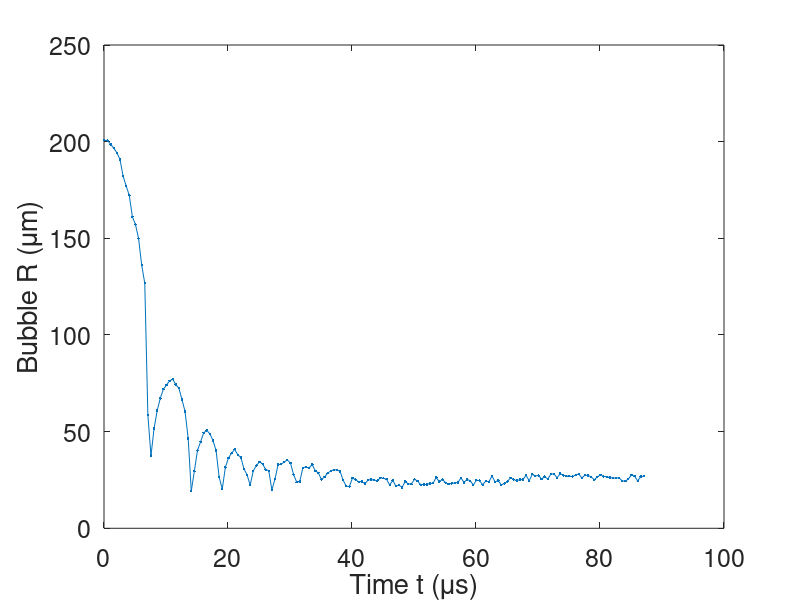

MATLAB code to generate this figure: (Note: this script raises an error after producing the figure.)
close all; 

rho = 1003;
pinf = 101325; % (Pa) Atmospheric Pressure
deltat = 1/2e6; deltax = 1.5119e-6; % um/px

% colorRGB = [ [0, 0.4470, 0.7410]
%           	[0.8500, 0.3250, 0.0980]
%           	[0.9290, 0.6940, 0.1250]
%           	[0.4940, 0.1840, 0.5560]
%           	[0.4660, 0.6740, 0.1880]
%           	[0.3010, 0.7450, 0.9330]
%           	[0.6350, 0.0780, 0.1840] ];

% clRGB = [243,104,86]/255;
clRGB = [240,176,61]/255;
% clRGB = [81,186,163]/255;
% clRGB = [17,134,134]/255;
% clRGB = [20,47,64]/255;

colorRGB = repmat(clRGB,7,1);


%%
load('1E6_Ag_05_001_RofTdata_0.mat')

figure,plot(1e6*t,1e6*Rnew,'.-')

set(gca,'fontsize',18)
set(gcf,'color','w')
xlabel('Time t (\mus)');
ylabel('Bubble R (\mum)');

%%%%% Rmax %%%%%
Rmax = Rnew(1)

%%%%% Mean equilibrium radius %%%%%
Req_mean = mean(Rnew(end-30:end))
Req_std = std(Rnew(end-30:end))
lambda_max_mean = Rmax/Req_mean
lambda_max_std = 0.5*(Rmax/(Req_mean-Req_std) - Rmax/(Req_mean+Req_std))

%% Load all other datasets
close all;
files = dir('2E6*.mat'); t_nondim_All = []; R_nondim_All = [];

for tempi = [ 2:11 ]
    load(files(tempi).name );
    
    figure(1); hold on;
    plot(1e6*t,1e6*Rnew,'.','color',colorRGB(1+mod(tempi,7),:));
    tq = t(2):1e-7:t(end);
    Rq = interp1(t,Rnew,tq,'pchip');
    hold on; plot(1e6*tq,1e6*Rq,'-','color',colorRGB(1+mod(tempi,7),:));
    
    %%%%% Normalization %%%%%
    Rmax = Rnew(2); RmaxList(tempi) = Rmax;
    R_nondim = Rnew(2:end)/Rmax; lambdaList(tempi) = Rnew(2)/Rmax;
    t_nondim = t(2:end)*sqrt(pinf/rho)/Rmax;
    
    t_nondim_All{tempi} = [t_nondim];
    R_nondim_All{tempi} = [R_nondim];
    figure(2); hold on;
    plot(t_nondim,R_nondim*lambda_max_mean,'.','color',colorRGB(1+mod(tempi,7),:));
    
end

fig1=figure(1);
adjust_fig(fig1,[],[],'','');
set(gca,'fontsize',12); set(gcf,'color','w');
xlabel('Time $t$($\mu$s)','interpreter','latex');
ylabel('$R$($\mu$m)','interpreter','latex');
box on; axis([0,80,0,300]); grid on; grid minor;

fig2=figure(2);
adjust_fig(fig2,[],[],'','');
set(gca,'fontsize',12); set(gcf,'color','w');
xlabel('Normalized time $t^{*}$','interpreter','latex');
ylabel('$\lambda$','interpreter','latex');
box on; axis([0,3,0,8.5]);

RmaxList_mean = mean(RmaxList)
RmaxList_std = std(RmaxList)


save('Rt_nondim_exp.mat','t_nondim_All','R_nondim_All', ...
    'RmaxList','RmaxList_mean','RmaxList_std' ,...
    'Rmax','Req_mean','Req_std','lambda_max_mean','lambda_max_std');
